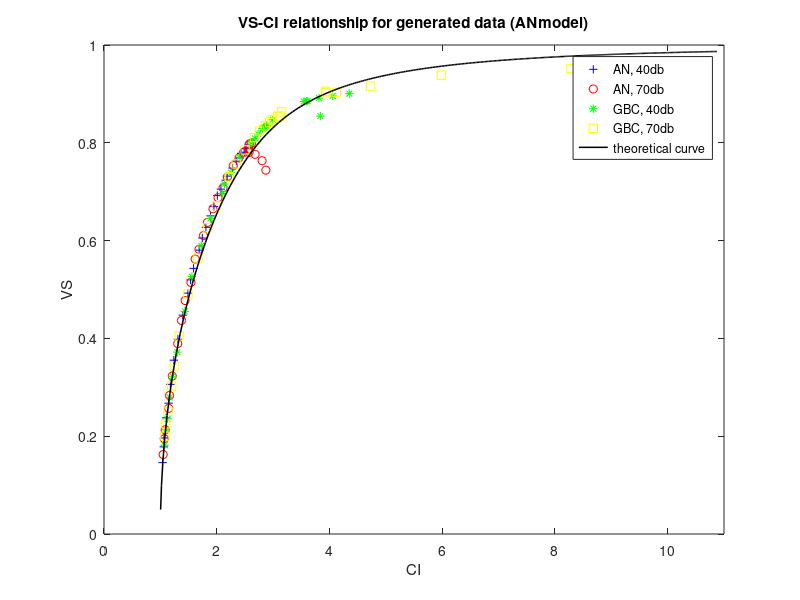

MATLAB code to generate this figure:
%%%%%%%%%%%%%%%%%%%%%%%%%%%%%%%%%%%%%%%%%%%%%%%%%%%%%%%%%%%%%%%%%%%%%%%%%%%
% This script creates the VS-CI plot for the non-AM ANmodel data. The data
% have been preprocessed in analysis_AN_GBC.m. Here, the VS and CI values
% are plotted against each other (color coded for AN/GBC, 40db/70db).
% Furthermore, the theoretical values are drawn into the same plot.
%%%%%%%%%%%%%%%%%%%%%%%%%%%%%%%%%%%%%%%%%%%%%%%%%%%%%%%%%%%%%%%%%%%%%%%%%%%

%% 0. Load the data (further reference: analysis_AN_GBC.m) 
load("VSCI_ANmodel.mat")

%% 1. Sample the theoretical VS-CI relationship (for plot)
kappa = 0.1:0.1:38;
% Nk = length(kappa);
VStheo = besseli(1,kappa) ./ besseli(0,kappa);
CItheo = besseli(0,2*kappa) ./ (besseli(0,kappa)).^2;

%% 2. Plot the results
figure
plot(VSCI_AN40(:,2), VSCI_AN40(:,1), 'b+')  % AN 40db
hold on
plot(VSCI_AN70(:,2), VSCI_AN70(:,1), 'ro')  % AN 70db
plot(VSCI_GBC40(:,2), VSCI_GBC40(:,1), 'g*')  % GBC 40db
plot(VSCI_GBC70(:,2), VSCI_GBC70(:,1), 'ys')  % GBC 70db
plot(CItheo, VStheo, '-', 'LineWidth', 1.1, 'color', 'k')  % theo VS-CI

title("VS-CI relationship for generated data (ANmodel)")
xlabel("CI")
ylabel("VS")
xlim([0,11])
ylim([0,1])
legend("AN, 40db","AN, 70db","GBC, 40db","GBC, 70db", ...
    "theoretical curve", 'Location', 'best')
